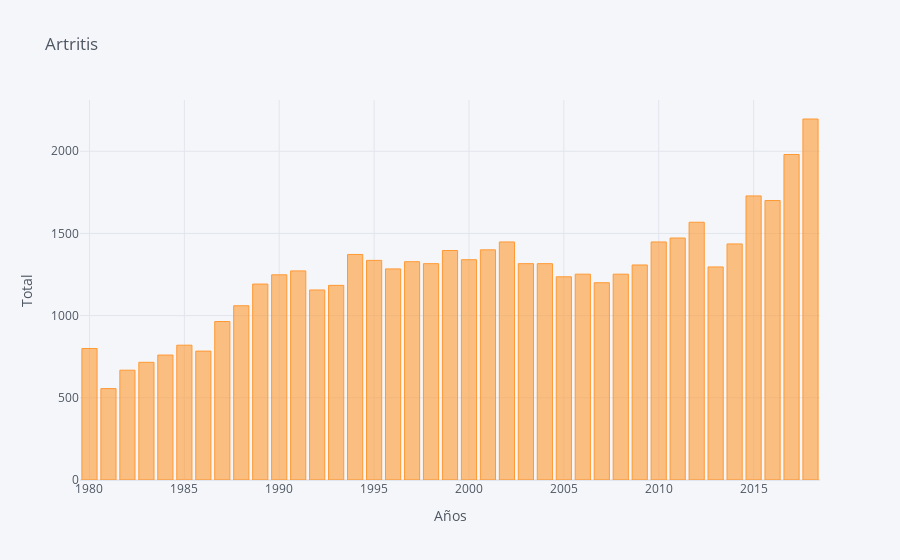

Source (notebook cell):
### Code cell
# Cufflinks bar plot

Accidentes.iplot(kind='bar',
                  title='Artritis',
                  yTitle='Total',
                  xTitle='Años')

### Figure 1 — Plotly figure (JSON) as saved in the notebook; plotly's stock layout.template omitted (floating-point values rounded to 4 significant figures)
{"data": [{"marker": {"color": "rgba(255, 153, 51, 0.6)", "line": {"color": "rgba(255, 153, 51, 1.0)", "width": 1}}, "name": "Artritis reumatoide y osteoartrosis", "orientation": "v", "text": "", "type": "bar", "x": [1980, 1981, 1982, 1983, 1984, 1985, 1986, 1987, 1988, 1989, 1990, 1991, 1992, 1993, 1994, 1995, 1996, 1997, 1998, 1999, 2000, 2001, 2002, 2003, 2004, 2005, 2006, 2007, 2008, 2009, 2010, 2011, 2012, 2013, 2014, 2015, 2016, 2017, 2018], "y": [800, 556, 668, 716, 760, 820, 784, 964, 1060, 1192, 1248, 1272, 1156, 1184, 1372, 1336, 1284, 1328, 1316, 1396, 1340, 1400, 1448, 1316, 1316, 1236, 1252, 1200, 1252, 1308, 1448, 1472, 1568, 1296, 1436, 1728, 1700, 1980, 2196]}], "layout": {"legend": {"bgcolor": "#F5F6F9", "font": {"color": "#4D5663"}}, "paper_bgcolor": "#F5F6F9", "plot_bgcolor": "#F5F6F9", "title": {"font": {"color": "#4D5663"}, "text": "Artritis"}, "xaxis": {"gridcolor": "#E1E5ED", "showgrid": true, "tickfont": {"color": "#4D5663"}, "title": {"font": {"color": "#4D5663"}, "text": "Años"}, "zerolinecolor": "#E1E5ED"}, "yaxis": {"gridcolor": "#E1E5ED", "showgrid": true, "tickfont": {"color": "#4D5663"}, "title": {"font": {"color": "#4D5663"}, "text": "Total"}, "zerolinecolor": "#E1E5ED"}}}
